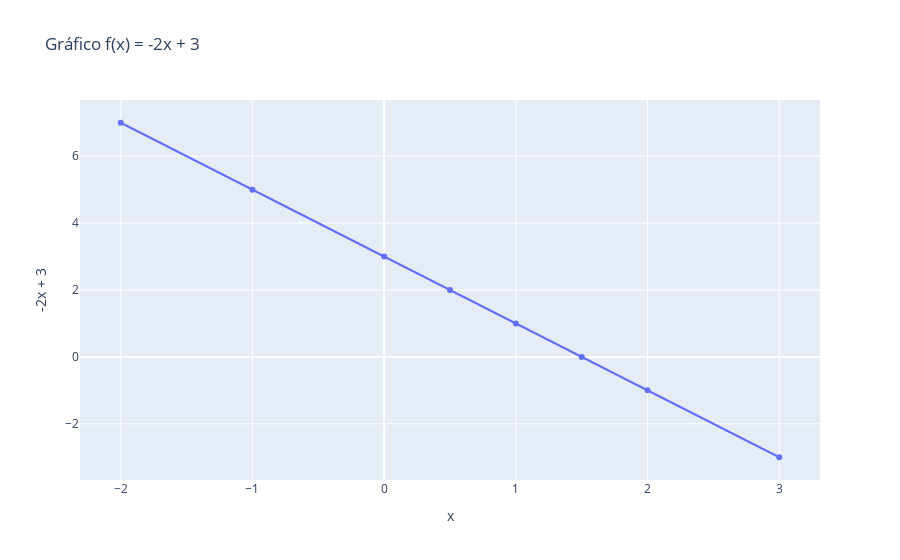

The notebook cell this image was saved under:
### Code cell
fig = px.line(
    df,
    x=df.columns[0],
    y=df.columns[1],
    title=f'Gráfico f(x) = {df.columns[1]}'
).update_traces(mode='lines+markers')
fig.show()

### Figure 1 — Plotly figure (JSON) as saved in the notebook; plotly's stock layout.template omitted (floating-point values rounded to 4 significant figures)
{"data": [{"hovertemplate": "x=%{x}<br>-2x + 3=%{y}<extra></extra>", "legendgroup": "", "line": {"color": "#636efa", "dash": "solid"}, "mode": "lines+markers", "name": "", "orientation": "v", "showlegend": false, "type": "scatter", "x": [-2, -1, 0, 0.5, 1, 1.5, 2, 3], "xaxis": "x", "y": [7, 5, 3, 2, 1, 0, -1, -3], "yaxis": "y"}], "layout": {"legend": {"tracegroupgap": 0}, "title": {"text": "Gráfico f(x) = -2x + 3"}, "xaxis": {"anchor": "y", "domain": [0, 1], "title": {"text": "x"}}, "yaxis": {"anchor": "x", "domain": [0, 1], "title": {"text": "-2x + 3"}}}}
